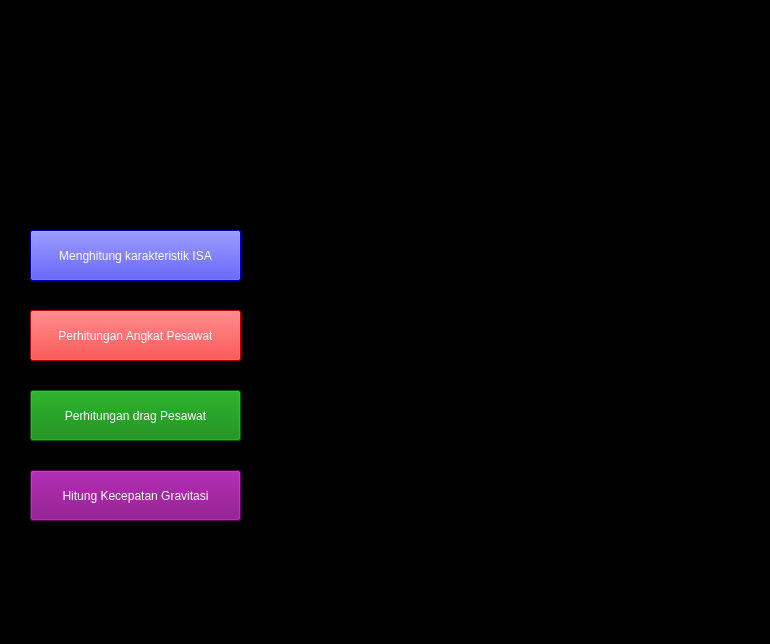
<?xml version="1.0" encoding="UTF-8"?>
<ui version="4.0">
 <class>MainWindow</class>
 <widget class="QMainWindow" name="MainWindow">
  <property name="geometry">
   <rect>
    <x>0</x>
    <y>0</y>
    <width>770</width>
    <height>644</height>
   </rect>
  </property>
  <property name="windowTitle">
   <string>MainWindow</string>
  </property>
  <property name="styleSheet">
   <string notr="true">background : blackdop</string>
  </property>
  <widget class="QWidget" name="centralwidget">
   <widget class="QPushButton" name="pushButton">
    <property name="geometry">
     <rect>
      <x>30</x>
      <y>230</y>
      <width>211</width>
      <height>51</height>
     </rect>
    </property>
    <property name="styleSheet">
     <string notr="true">background: blue;
font: 700 11pt &quot;Umpush&quot;;
font: 700 11pt &quot;Ubuntu&quot;;
color: white;</string>
    </property>
    <property name="text">
     <string>Menghitung karakteristik ISA</string>
    </property>
   </widget>
   <widget class="QPushButton" name="pushButton_2">
    <property name="geometry">
     <rect>
      <x>30</x>
      <y>470</y>
      <width>211</width>
      <height>51</height>
     </rect>
    </property>
    <property name="styleSheet">
     <string notr="true">background: purple;
font: 700 11pt &quot;Ubuntu&quot;;
color: white;</string>
    </property>
    <property name="text">
     <string>Hitung Kecepatan Gravitasi</string>
    </property>
   </widget>
   <widget class="QLabel" name="label">
    <property name="geometry">
     <rect>
      <x>280</x>
      <y>30</y>
      <width>601</width>
      <height>531</height>
     </rect>
    </property>
    <property name="text">
     <string/>
    </property>
    <property name="pixmap">
     <pixmap>../../../Downloads/zbXTV5X.gif</pixmap>
    </property>
   </widget>
   <widget class="QPushButton" name="pushButton_3">
    <property name="geometry">
     <rect>
      <x>30</x>
      <y>310</y>
      <width>211</width>
      <height>51</height>
     </rect>
    </property>
    <property name="styleSheet">
     <string notr="true">background: red;
font: 700 11pt &quot;Ubuntu&quot;;
color: white;</string>
    </property>
    <property name="text">
     <string>Perhitungan Angkat Pesawat</string>
    </property>
   </widget>
   <widget class="QPushButton" name="pushButton_4">
    <property name="geometry">
     <rect>
      <x>30</x>
      <y>390</y>
      <width>211</width>
      <height>51</height>
     </rect>
    </property>
    <property name="styleSheet">
     <string notr="true">background: green;
font: 700 11pt &quot;Ubuntu&quot;;
color: white;</string>
    </property>
    <property name="text">
     <string>Perhitungan drag Pesawat</string>
    </property>
   </widget>
   <widget class="QLabel" name="label_2">
    <property name="geometry">
     <rect>
      <x>80</x>
      <y>60</y>
      <width>111</width>
      <height>111</height>
     </rect>
    </property>
    <property name="text">
     <string/>
    </property>
    <property name="pixmap">
     <pixmap>../../../Downloads/attachment-134317953-removebg-preview.png</pixmap>
    </property>
   </widget>
  </widget>
  <widget class="QMenuBar" name="menubar">
   <property name="geometry">
    <rect>
     <x>0</x>
     <y>0</y>
     <width>770</width>
     <height>22</height>
    </rect>
   </property>
  </widget>
  <widget class="QStatusBar" name="statusbar"/>
 </widget>
 <resources/>
 <connections/>
</ui>
